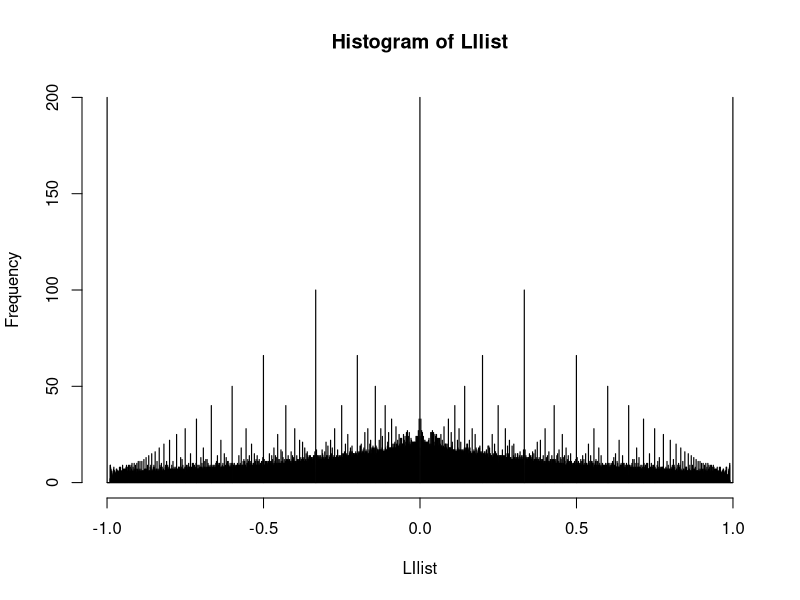
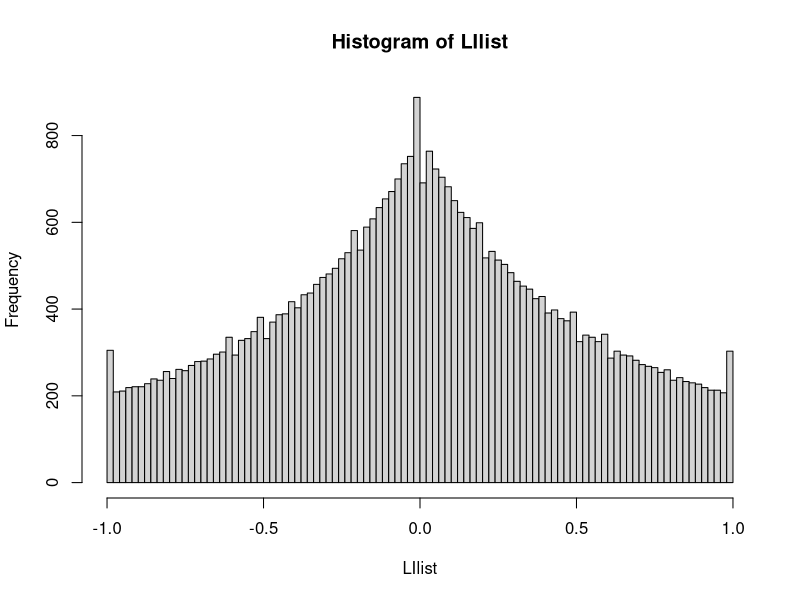
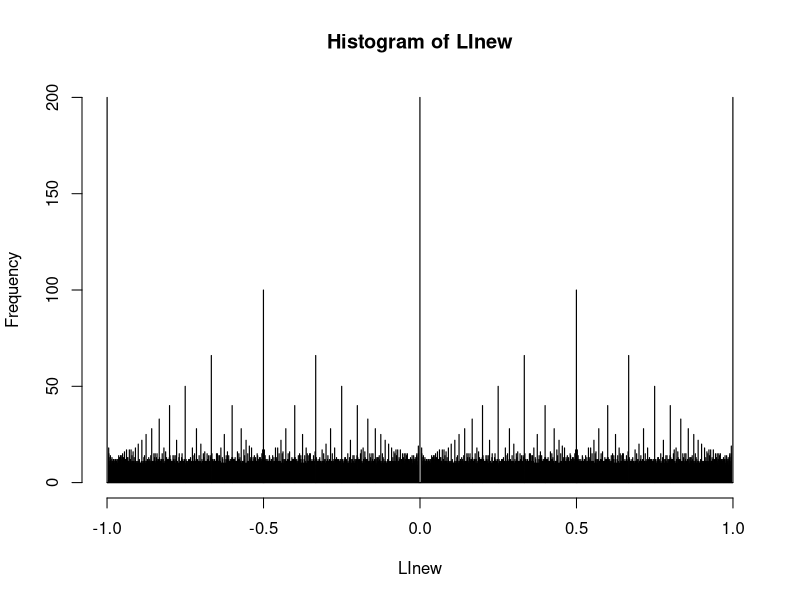
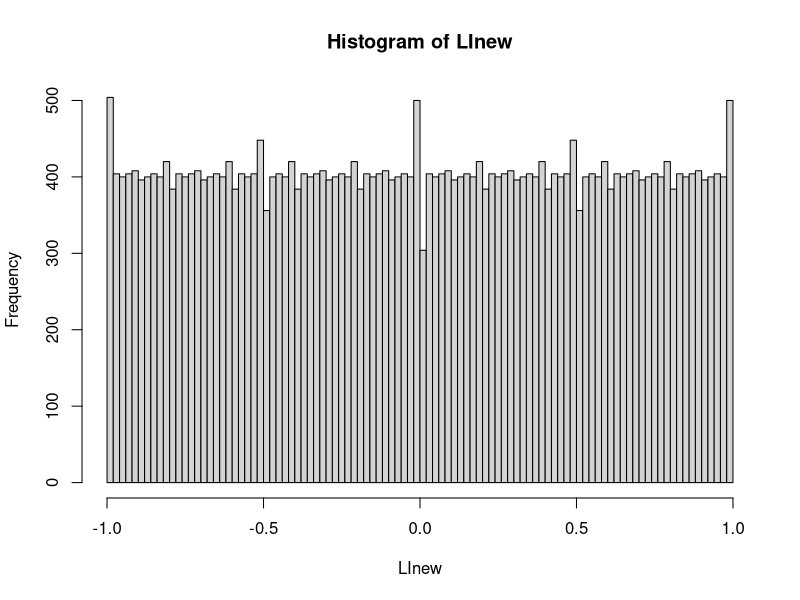

Write the R code that produced these figures, in order.
## ---- chunk 1
LIlist<-vector()
N= 200 #n voxels
for (i in 0:N){ #possible values for L hem
  for (j in 0:N){ #possible values for R hem
    LIlist<-c(LIlist,(i-j)/(i+j))
  }
}
#Seghier shows situation with many breaks, which gives quite a complex distribution. However, with fewer breaks it looks more normal.
hist(LIlist,breaks=5000)
hist(LIlist,breaks=100)

LIcode<-rep(2,length(LIlist))

T <- .2 #cutoff found to give equal Ns in 3 groups
LIcode[LIlist>-T]<-1#recode as 1 for those who are below -T
LIcode[LIlist>T]<-3 #recode as 3 for those who are above T
table(LIcode)

## ---- chunk 2
LInew<-vector()
N= 200 #n voxels
for (i in 0:N){ #possible values for L hem
  for (j in 0:N){ #possible values for R hem
    LInew<-c(LInew,(i-j)/max(i,j))
  }
}
hist(LInew,breaks=5000)
hist(LInew,breaks=100)
LIcode<-rep(1,length(LInew))
T <- 1/3 #cutoff found to give equal Ns in 3 groups
LIcode[LInew>-T]<-2
LIcode[LInew>T]<-3
table(LIcode)

